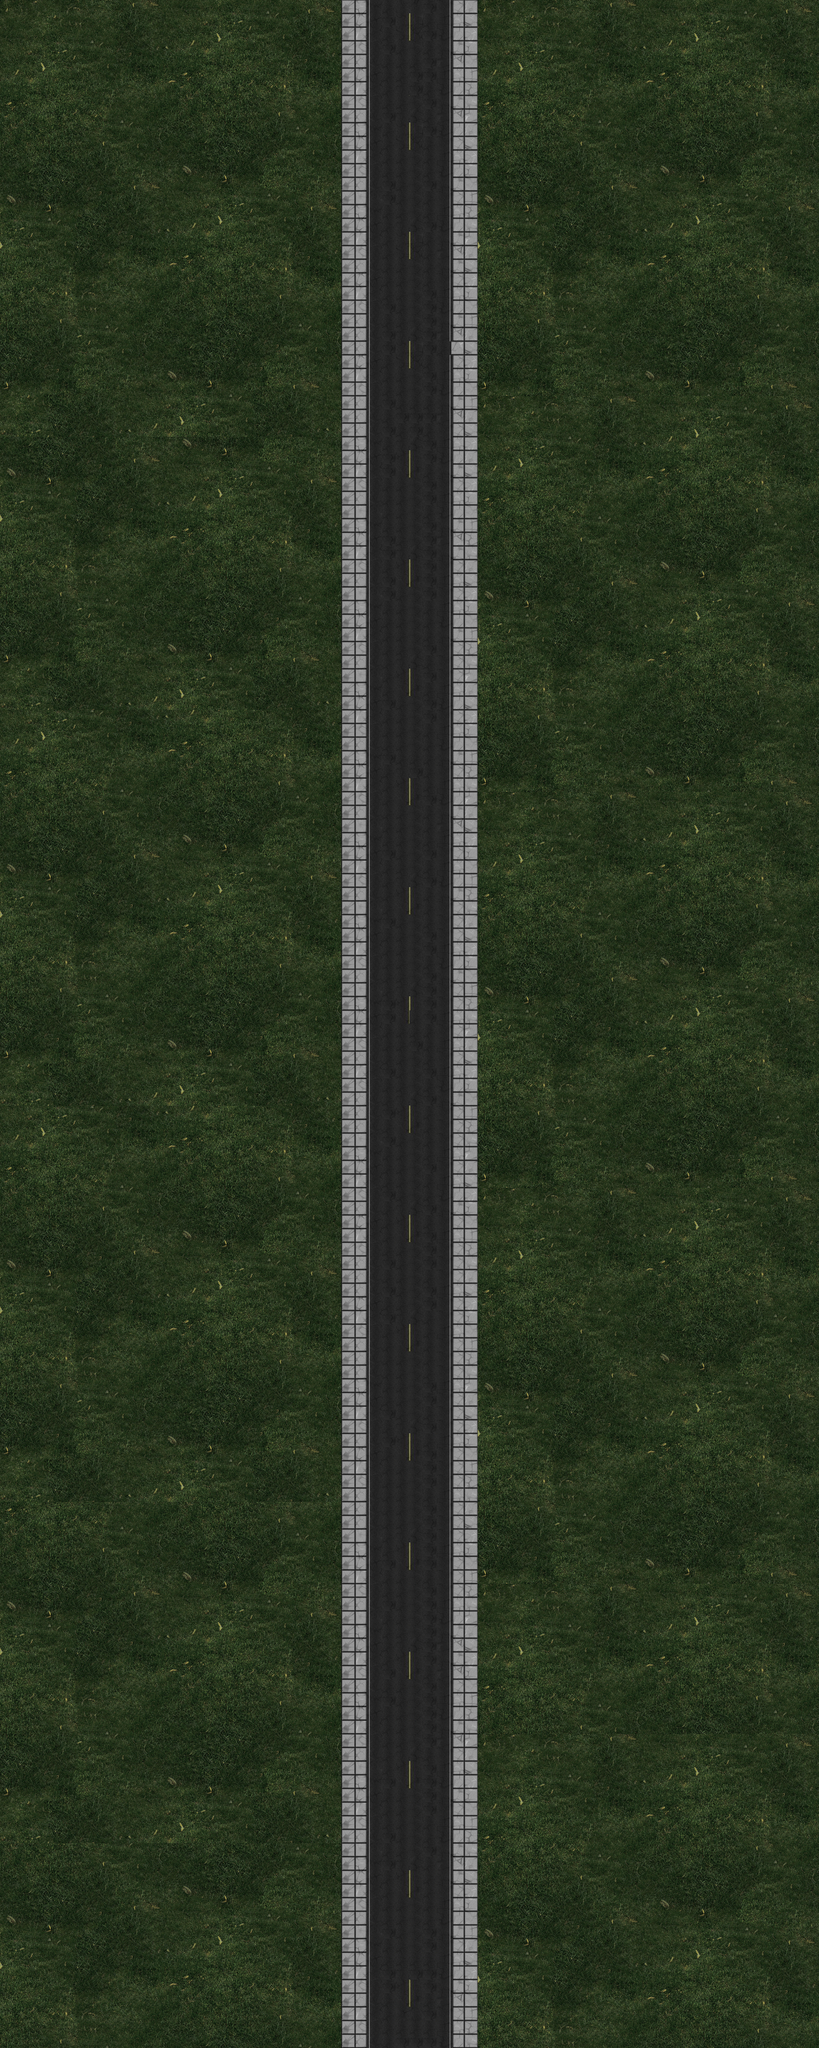

A level layout from a 2D game, rendered from its tile map. Below: a short description, then the map file with tile-grid data replaced by summaries:
An orthogonal 60x150 tile map with 32x32 px tiles, 1 tile layer (Tile Layer 1), 3 tilesets.

<map version="1.0" tiledversion="2017.10.31" orientation="orthogonal" renderorder="right-down" width="60" height="150" tilewidth="32" tileheight="32" infinite="0" nextobjectid="1">
 <tileset firstgid="1" name="hyptosis_sprites-and-tiles-for-you" tilewidth="32" tileheight="32" tilecount="900" columns="30">
  <image source="hyptosis_sprites-and-tiles-for-you.png" width="960" height="960" />
 </tileset>
 <tileset firstgid="901" source="preview.tsx" />
 <tileset firstgid="1413" source="tileable-IMG_0062-grey.tsx" />
 <layer name="Tile Layer 1" width="60" height="150">
  <data>[9000 cells, 9000 non-empty, 851 distinct tile ids]</data>
 </layer>
</map>
